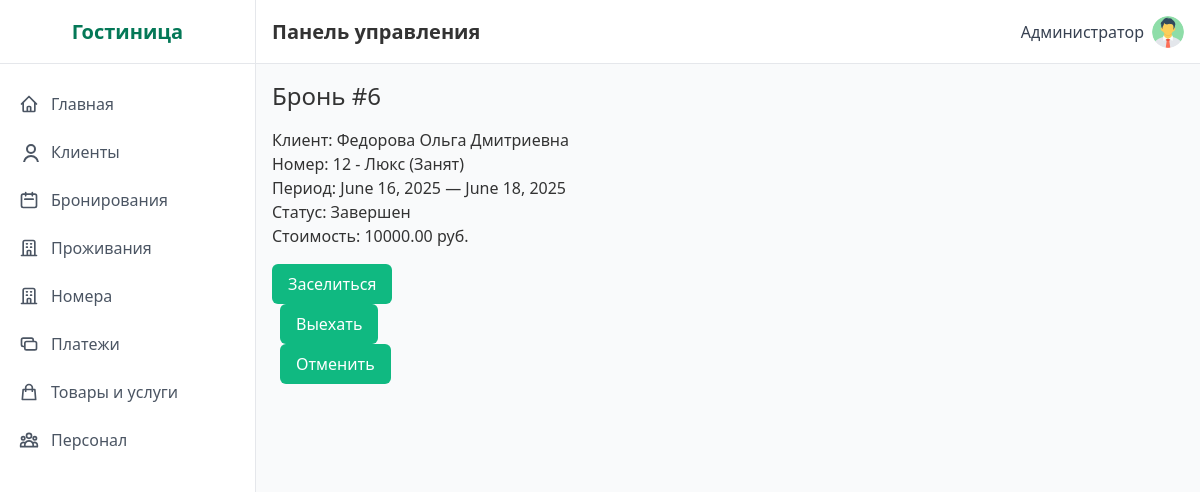
/bookings/6/ (signed in), run on the app's committed database.
### hotel/models.py (models this page shows, shortened)
class Booking(models.Model):
    BOOKING_STATUS_CHOICES = [
        ('Новый', 'Новый'),
        ('Подтвержден', 'Подтвержден'),
        ('Оплачен', 'Оплачен'),
        ('Отменен', 'Отменен'),
        ('Завершен', 'Завершен'),
    ]
    client = models.ForeignKey(Client, on_delete=models.CASCADE, verbose_name='Клиент', related_name='bookings')
    room = models.ForeignKey(Room, on_delete=models.CASCADE, verbose_name='Номер', related_name='bookings')
    checkin_date = models.DateField('Дата заезда')
    checkout_date = models.DateField('Дата выезда')
    total_price = models.DecimalField('Общая стоимость', max_digits=10, decimal_places=2, blank=True, null=True)
    status = models.CharField('Статус бронирования', max_length=50, choices=BOOKING_STATUS_CHOICES, default='Новый')
    created_at = models.DateTimeField('Дата создания', auto_now_add=True)
    updated_at = models.DateTimeField('Дата обновления', auto_now=True)
    class Meta:
        verbose_name = 'Бронирование'
        verbose_name_plural = 'Бронирования'
        ordering = ['-created_at']

class Client(models.Model):
    first_name = models.CharField('Имя', max_length=100)
    last_name = models.CharField('Фамилия', max_length=100)
    middle_name = models.CharField('Отчество', max_length=100)
    phone = models.CharField('Телефон', max_length=20, unique=True)
    email = models.EmailField('Email', max_length=100, unique=True)
    passport_data = models.CharField('Паспортные данные', max_length=50, unique=True)
    registration_date = models.DateField('Дата регистрации', default=timezone.now)
    class Meta:
        verbose_name = 'Клиент'
        verbose_name_plural = 'Клиенты'
        ordering = ['-registration_date', 'last_name']
    def get_full_name(self):
        return f"{self.last_name} {self.first_name} {self.middle_name}"

class Room(models.Model):
    ROOM_STATUS_CHOICES = [
        ('Свободен', 'Свободен'),
        ('Занят', 'Занят'),
        ('На обслуживании', 'На обслуживании'),
        ('Требует уборки', 'Требует уборки'),
    ]
    room_type = models.ForeignKey(RoomType, on_delete=models.CASCADE, verbose_name='Тип номера', related_name='rooms')
    status = models.CharField('Статус номера', max_length=50, choices=ROOM_STATUS_CHOICES, default='Свободен')
    building = models.ForeignKey(Building, on_delete=models.CASCADE, verbose_name='Здание', related_name='rooms')
    room_number = models.CharField('Номер комнаты', max_length=20)
    class Meta:
        verbose_name = 'Номер'
        verbose_name_plural = 'Номера'
        unique_together = ['building', 'room_number']
    def __str__(self):
        return f"{self.room_number} - {self.room_type.name} ({self.status})"

class RoomType(models.Model):
    name = models.CharField('Название типа', max_length=100)
    price_per_night = models.DecimalField('Стоимость за ночь', max_digits=10, decimal_places=2)
    class Meta:
        verbose_name = 'Тип номера'
        verbose_name_plural = 'Типы номеров'

### hotel/views.py (the view)
# urls.py: path('bookings/<int:pk>/', views.BookingDetailView.as_view(), name='booking_detail'),
class BookingDetailView(ProtectedView, DetailView):
    model = Booking
    template_name = 'hotel/booking_detail.html'
    context_object_name = 'booking'

### templates/hotel/booking_detail.html (shortened to what this page needs)
{% extends 'base.html' %}
{% block content %}
<h2 class="text-2xl">Бронь #{{ booking.pk }}</h2>
<ul class="mt-4">
  <li>Клиент: {{ booking.client.get_full_name }}</li>
  <li>Номер: {{ booking.room }}</li>
  <li>Период: {{ booking.checkin_date }} — {{ booking.checkout_date }}</li>
  <li>Статус: {{ booking.status }}</li>
  <li>Стоимость: {{ booking.total_price }} руб.</li>
</ul>
<div class="mt-4 space-x-2">
  <form action="{% url 'booking_checkin' booking.pk %}" method="post">{% csrf_token %}<button class="btn-primary">Заселиться</button></form>
  <form action="{% url 'booking_checkout' booking.pk %}" method="post">{% csrf_token %}<button class="btn-primary">Выехать</button></form>
  <form action="{% url 'booking_cancel' booking.pk %}" method="post">{% csrf_token %}<button class="btn-primary">Отменить</button></form>
</div>
{% endblock %}

### templates/base.html (shortened to what this page needs)
{% load static %}
<!DOCTYPE html>
<html lang="ru">
<head>
  <link href="https://cdnjs.cloudflare.com/ajax/libs/tailwindcss/2.2.19/tailwind.min.css" rel="stylesheet">
  <link href="{% static 'css/style.css' %}" rel="stylesheet">
</head>
<body class="flex h-screen bg-gray-50">
  {% if request.user.is_authenticated %}
<div class="sidebar w-64 flex-shrink-0 hidden md:block" id="sidebar">
  <div class="sidebar-brand flex items-center justify-center h-16 border-b border-gray-200">
    <h2 class="text-xl font-semibold text-green-700">Гостиница</h2>
  </div>
  <div class="py-4">
    <a href="{% url 'dashboard' %}"
       class="sidebar-link {% if request.resolver_match.url_name == 'dashboard' %}active{% endif %}">
      <span class="flex items-center">
        <svg class="w-5 h-5 mr-3" fill="none" stroke="currentColor" viewBox="0 0 24 24">
          <path stroke-linecap="round" stroke-linejoin="round" stroke-width="2"
                d="M3 12l2-2m0 0l7-7 7 7M5 10v10a1 1 0 001 1h3m10-11l2 2m-2-2v10a1 1 0
                   01-1 1h-3m-6 0a1 1 0 001-1v-4a1 1 0 011-1h2a1 1 0 011 1v4a1 1 0
                   001 1m-6 0h6"/>
        </svg>
        Главная
      </span>
    </a>
    <a href="{% url 'client_list' %}"
       class="sidebar-link {% if request.resolver_match.url_name == 'client_list' %}active{% endif %}">
      <span class="flex items-center">
        <svg class="w-5 h-5 mr-3" fill="none" stroke="currentColor" viewBox="0 0 24 24 desalination">
          <path stroke-linecap="round" stroke-linejoin="round" stroke-width="2"
                d="M16 7a4 4 0 11-8 0 4 4 0 018 0zM12 14a7 7 0
                   00-7 7h14a7 7 0 00-7-7z"/>
        </svg>
        Клиенты
      </span>
    </a>
    <a href="{% url 'booking_list' %}"
       class="sidebar-link {% if request.resolver_match.url_name == 'booking_list' %}active{% endif %}">
      <span class="flex items-center">
        <svg class="w-5 h-5 mr-3" fill="none" stroke="currentColor" viewBox="0 0 24 24">
          <path stroke-linecap="round" stroke-linejoin="round" stroke-width="2"
                d="M8 7V3m8 4V3m-9 8h10M5 21h14a2
                   2 0 002-2V7a2 2 0 00-2-2H5a2 2 0
                   00-2 2v12a2 2 0 002 2z"/>
        </svg>
        Бронирования
      </span>
    </a>
    <a href="{% url 'accommodation_list' %}"
       class="sidebar-link {% if request.resolver_match.url_name == 'accommodation_list' %}active{% endif %}">
      <span class="flex items-center">
        <svg class="w-5 h-5 mr-3" fill="none" stroke="currentColor" viewBox="0 0 24 24">
          <path stroke-linecap="round" stroke-linejoin="round" stroke-width="2"
                d="M19 21V5a2 2 0 00-2-2H7a2 2 0
                   00-2 2v16m14 0h2m-2 0h-5m-9 0H3m2
                   0h5M9 7h1m-1 4h1m4-4h1m-1
                   4h1m-5 10v-5a1 1 0 011-1h2a1
                   1 0 011 1v5m-4 0h4"/>
        </svg>
        Проживания
      </span>
    </a>
    <a href="{% url 'room_list' %}"
       class="sidebar-link {% if request.resolver_match.url_name == 'room_list' %}active{% endif %}">
      <span class="flex items-center">
        <svg class="w-5 h-5 mr-3" fill="none" stroke="currentColor" viewBox="0 0 24 24">
          <path stroke-linecap="round" stroke-linejoin="round" stroke-width="2"
                d="M19 21V5a2 2 0 00-2-2H7a2 2 0
                   00-2 2v16m14 0h2m-2 0h-5m-9 0H3m2
                   0h5M9 7h1m-1 4h1m4-4h1m-1
                   4h1m-5 10v-5a1 1 0 011-1h2a1
                   1 0 011 1v5m-4 0h4"/>
        </svg>
        Номера
      </span>
    </a>
    <a href="{% url 'payment_list' %}"
       class="sidebar-link {% if request.resolver_match.url_name == 'payment_list' %}active{% endif %}">
      <span class="flex items-center">
        <svg class="w-5 h-5 mr-3" fill="none" stroke="currentColor" viewBox="0 0 24 24">
          <path stroke-linecap="round" stroke-linejoin="round" stroke-width="2"
                d="M17 9V7a2 2 0 00-2-2H5a2
                   2 0 00-2 2v6a2 2 0 002 2h2m2
                   4h10a2 2 0 002-2v-6a2 2 0
                   00-2-2H9a2 2 0 00-2 2v6a2
                   2 0 002 2z"/>
        </svg>
        Платежи
      </span>
    </a>
    <a href="{% url 'inventory_orders' %}"
       class="sidebar-link {% if request.resolver_match.url_name == 'inventory_orders' %}active{% endif %}">
      <span class="flex items-center">
        <svg class="w-5 h-5 mr-3" fill="none" stroke="currentColor" viewBox="0 0 24 24">
          <path stroke-linecap="round" stroke-linejoin="round" stroke-width="2"
                d="M16 11V7a4 4 0 00-8 0v4M5
                   9h14l1 12H4L5 9z"/>
        </svg>
        Товары и услуги
      </span>
    </a>
    <a href="{% url 'employee_list' %}"
       class="sidebar-link {% if request.resolver_match.url_name == 'employee_list' %}active{% endif %}">
      <span class="flex items-center">
        Персонал
      </span>
    </a>
  </div>
</div>
{% endif %}
    <div class="flex-1 flex flex-col overflow-hidden">
        <header class="header flex items-center justify-between h-16 px-4 border-b border-gray-200">
            <div class="flex items-center">
                <h1 class="text-xl font-semibold">Панель управления</h1>
            </div>
            <div class="flex items-center space-x-4">
{% if request.user.is_authenticated %}
<div class="relative inline-block text-left">
  <button id="userMenuButton"
          class="flex items-center space-x-2 focus:outline-none">
    <span class="text-gray-700">
      {{ request.user.get_full_name|default:request.user.username }}
    </span>
    <img src="{{ request.user.profile.avatar_url|default:'/static/images/default-avatar.png' }}"
         alt="Аватар"
         class="w-8 h-8 rounded-full object-cover">
  </button>
</div>
{% endif %}
</div>
        </header>
        <main class="flex-1 overflow-y-auto p-4 bg-gray-50">
            {% block content %}{% endblock %}
        </main>
    </div>
</body>
</html>

### static/css/style.css (style rules this page uses)
:root { --primary-green: #10b981; --dark-green: #047857; --light-green: #a7f3d0; --bg-green: #ecfdf5; --border-gray: #e5e7eb; }
body { font-family: 'Segoe UI', Tahoma, Geneva, Verdana, sans-serif; background-color: var(--bg-green); color: #333; }
.sidebar { background-color: white; border-right: 1px solid var(--border-gray); }
.sidebar > div:first-child { border-bottom: 1px solid var(--border-gray); }
.sidebar-link { display: block; padding: 0.75rem 1rem; color: #4b5563; border-left: 3px solid transparent; transition: background-color .2s, border-color .2s; }
.sidebar .sidebar-brand { width: 100%; border-bottom: 1px solid var(--border-gray); }
.header { background-color: white; border-bottom: 1px solid var(--border-gray); box-shadow: 0 1px 3px rgba(0,0,0,0.05); }
.btn-primary { background-color: var(--primary-green); color: white; padding: 0.5rem 1rem; border-radius: 0.375rem; font-weight: 500; transition: background-color .2s; display: inline-block; text-decoration: none; }
.mt-4 { margin-top: 1rem !important; }

### data on the page
Booking: pk "6", client.get_full_name "Федорова Ольга Дмитриевна", room "12 - Люкс (Занят)", checkin_date "June 16, 2025", checkout_date "June 18, 2025", status "Завершен", total_price "10000.00"

### other printed values
{{ request.user.get_full_name|default:request.user.username }} "Администратор"
